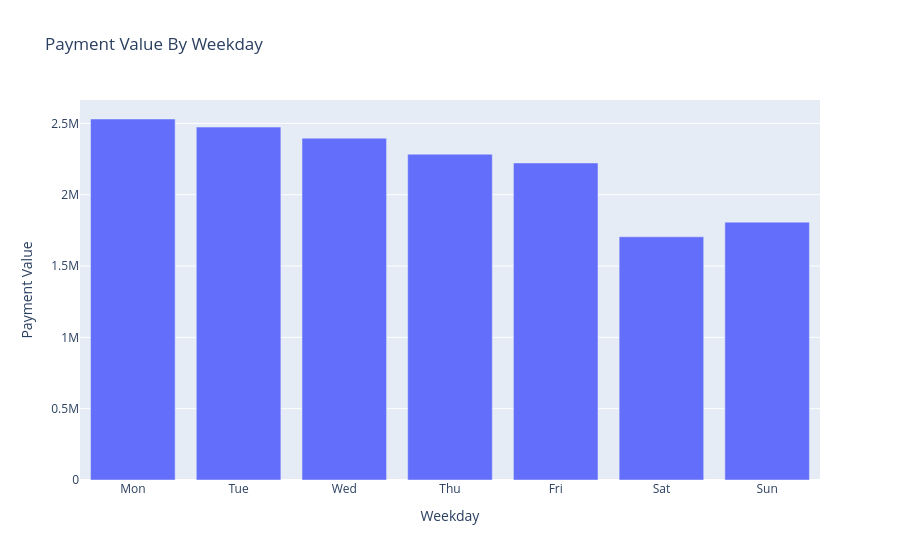

Write notebook code for a chart like this one.
### Code cell
#시각화
import plotly.express as px

fig= px.bar(
    x= merged_order_payment_weekday["weekday"],
    y= merged_order_payment_weekday["payment_value"],
    title = "Payment Value By Weekday",
    labels = {
        "x": "Weekday",
        "y": "Payment Value"
    }
)

fig.show()

### Figure 1 — Plotly figure (JSON) as saved in the notebook; plotly's stock layout.template omitted (floating-point values rounded to 4 significant figures)
{"data": [{"alignmentgroup": "True", "hovertemplate": "Weekday=%{x}<br>Payment Value=%{y}<extra></extra>", "legendgroup": "", "marker": {"color": "#636efa", "pattern": {"shape": ""}}, "name": "", "offsetgroup": "", "orientation": "v", "showlegend": false, "textposition": "auto", "type": "bar", "x": ["Mon", "Tue", "Wed", "Thu", "Fri", "Sat", "Sun"], "xaxis": "x", "y": [2531000.0, 2474000.0, 2396000.0, 2284000.0, 2222000.0, 1705000.0, 1808000.0], "yaxis": "y"}], "layout": {"barmode": "relative", "legend": {"tracegroupgap": 0}, "title": {"text": "Payment Value By Weekday"}, "xaxis": {"anchor": "y", "domain": [0, 1], "title": {"text": "Weekday"}}, "yaxis": {"anchor": "x", "domain": [0, 1], "title": {"text": "Payment Value"}}}}
